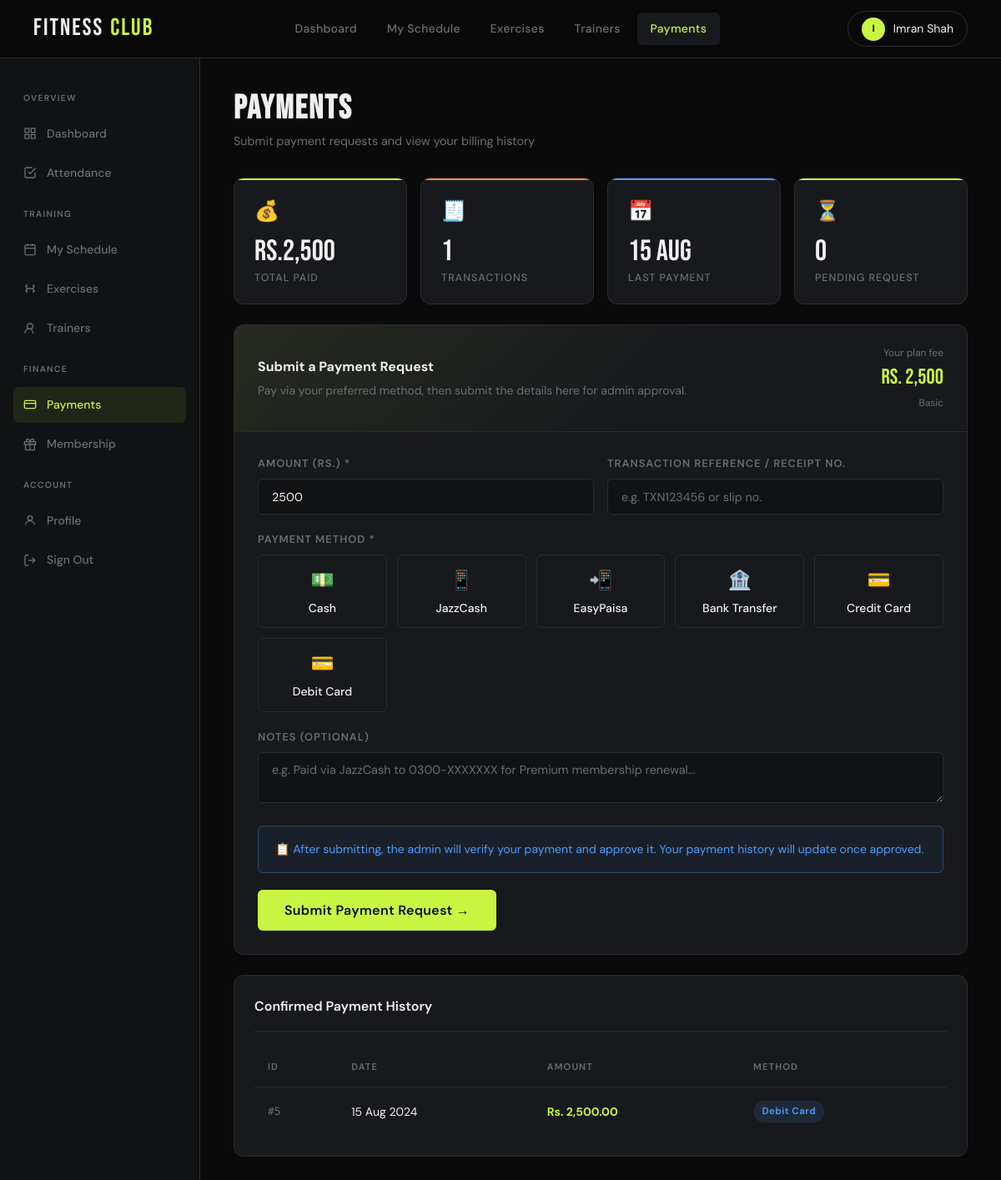
Screenshot of /user/my_payments.php (signed in) with the database file from the repository.
### tables this page shows
CREATE TABLE `payment` (
  `PaymentID` int(11) NOT NULL,
  `MemberID` int(11) DEFAULT NULL,
  `Amount` decimal(10,2) DEFAULT NULL,
  `Date` date DEFAULT NULL,
  `PaymentMethod` varchar(50) DEFAULT NULL
);

CREATE TABLE `membership` (
  `MembershipTypeID` int(11) NOT NULL,
  `TypeName` varchar(50) DEFAULT NULL,
  `DurationMonths` int(11) DEFAULT NULL,
  `Price` decimal(10,2) DEFAULT NULL
);

### user/my_payments.php (the view, shortened to what this page needs)
<?php
require_once 'user_db.php';
$uid = $_SESSION['user_id'];
$payments       = $conn->query("SELECT * FROM Payment WHERE MemberID=$uid ORDER BY Date DESC");
$total_paid     = $conn->query("SELECT SUM(Amount) as t FROM Payment WHERE MemberID=$uid")->fetch_assoc()['t'] ?? 0;
$payment_count  = $conn->query("SELECT COUNT(*) as c FROM Payment WHERE MemberID=$uid")->fetch_assoc()['c'];
$last_payment   = $conn->query("SELECT * FROM Payment WHERE MemberID=$uid ORDER BY Date DESC LIMIT 1")->fetch_assoc();
$pending_req    = $conn->query("SELECT * FROM payment_requests WHERE MemberID=$uid AND Status='Pending' ORDER BY RequestedAt DESC LIMIT 1")->fetch_assoc();
$member_plan = $conn->query("SELECT mt.Price, mt.TypeName FROM Member m JOIN Membership mt ON m.MembershipTypeID=mt.MembershipTypeID WHERE m.MemberID=$uid")->fetch_assoc();
require_once 'user_header.php';
?>
<div class="page-header">
    <h1>PAYMENTS</h1>
    <p>Submit payment requests and view your billing history</p>
</div>
<div class="stat-grid" style="grid-template-columns:repeat(4,1fr);margin-bottom:1.5rem;">
    <div class="stat-card">
        <div class="stat-icon">💰</div>
        <div class="stat-value">Rs.<?= number_format($total_paid) ?></div>
        <div class="stat-label">Total Paid</div>
    </div>
    <div class="stat-card accent">
        <div class="stat-icon">🧾</div>
        <div class="stat-value"><?= $payment_count ?></div>
        <div class="stat-label">Transactions</div>
    </div>
    <div class="stat-card accent2">
        <div class="stat-icon">📅</div>
        <div class="stat-value"><?= $last_payment ? date('d M', strtotime($last_payment['Date'])) : '—' ?></div>
        <div class="stat-label">Last Payment</div>
    </div>
    <div class="stat-card">
        <div class="stat-icon">⏳</div>
        <div class="stat-value"><?= $pending_req ? '1' : '0' ?></div>
        <div class="stat-label">Pending Request</div>
    </div>
</div>
<?php if (!$pending_req): ?>
<div class="request-form-card">
    <div class="request-form-header">
        <div>
            <div style="font-size:1rem;font-weight:700;margin-bottom:0.25rem;">Submit a Payment Request</div>
            <div class="text-sm text-muted">Pay via your preferred method, then submit the details here for admin approval.</div>
        </div>
        <?php if ($member_plan): ?>
        <div style="text-align:right;">
            <div class="text-xs text-muted">Your plan fee</div>
            <div style="font-family:var(--font-display);font-size:1.6rem;color:var(--lime);">Rs. <?= number_format($member_plan['Price']) ?></div>
            <div class="text-xs text-muted"><?= htmlspecialchars($member_plan['TypeName']) ?></div>
        </div>
        <?php endif; ?>
    </div>
    <form method="POST" style="padding:1.75rem;">
        <div class="form-row">
            <div class="form-group">
                <label class="form-label">Amount (Rs.) *</label>
                <input type="number" name="amount" class="form-control"
                    placeholder="Enter amount"
                    value="<?= $member_plan ? intval($member_plan['Price']) : '' ?>"
                    min="1" step="0.01" required>
            </div>
            <div class="form-group">
                <label class="form-label">Transaction Reference / Receipt No.</label>
                <input type="text" name="transaction_ref" class="form-control"
                    placeholder="e.g. TXN123456 or slip no.">
            </div>
        </div>
        <div class="form-group">
            <label class="form-label">Payment Method *</label>
            <div class="method-grid" id="methodGrid">
                <?php
                $methods = [
                    ['Cash',          '💵'],
                    ['JazzCash',      '📱'],
                    ['EasyPaisa',     '📲'],
                    ['Bank Transfer', '🏦'],
                    ['Credit Card',   '💳'],
                    ['Debit Card',    '💳'],
                ];
                foreach ($methods as [$name, $icon]):
                ?>
                <label class="method-option" onclick="selectMethod(this, '<?= $name ?>')">
                    <span class="method-icon"><?= $icon ?></span>
                    <?= $name ?>
                </label>
                <?php endforeach; ?>
            </div>
        </div>
        <div class="form-group">
            <label class="form-label">Notes (optional)</label>
            <textarea name="notes" class="form-control" rows="2"
                placeholder="e.g. Paid via JazzCash to 0300-XXXXXXX for Premium membership renewal..."></textarea>
        </div>
        <div class="alert alert-info" style="margin-bottom:1.25rem;">
            📋 After submitting, the admin will verify your payment and approve it. Your payment history will update once approved.
        </div>
        <button type="submit" name="submit_request" class="btn btn-primary btn-lg">Submit Payment Request →</button>
    </form>
</div>
<?php endif; ?>
<div class="card">
    <div class="card-header">
        <div class="card-title">Confirmed Payment History</div>
    </div>
    <?php if ($payments->num_rows > 0): ?>
    <div class="table-wrap">
        <table>
            <thead>
                <tr><th>ID</th><th>Date</th><th>Amount</th><th>Method</th></tr>
            </thead>
            <tbody>
                <?php while ($p = $payments->fetch_assoc()): ?>
                <tr>
                    <td class="text-muted" style="font-family:var(--font-mono);font-size:0.8rem;">#<?= $p['PaymentID'] ?></td>
                    <td><?= date('d M Y', strtotime($p['Date'])) ?></td>
                    <td><strong style="color:var(--lime);">Rs. <?= number_format($p['Amount'], 2) ?></strong></td>
                    <td>
                        <?php
                        $bc = 'badge-gray';
                        if (str_contains($p['PaymentMethod'], 'Card')) $bc = 'badge-blue';
                        elseif ($p['PaymentMethod'] === 'Cash') $bc = 'badge-green';
                        elseif (in_array($p['PaymentMethod'], ['JazzCash','EasyPaisa'])) $bc = 'badge-orange';
                        ?>
                        <span class="badge <?= $bc ?>"><?= htmlspecialchars($p['PaymentMethod']) ?></span>
                    </td>
                </tr>
                <?php endwhile; ?>
            </tbody>
        </table>
    </div>
    <?php endif; ?>
</div>
<?php require_once 'user_footer.php'; ?>

### user/style.css (style rules this page uses)
:root { --black: #0a0a0a; --dark: #111214; --card: #18191d; --border: #2a2b30; --lime: #c8f542; --lime-dim: #9bbf28; --white: #f0f0f0; --muted: #6b6d76; --red: #ff4545; --orange: #ff8c42; --blue: #4a9eff; --radius: 12px; --radius-sm: 6px; --font-display: 'Bebas Neue', sans-serif; --font-body: 'DM Sans', sans-serif; --font-mono: 'DM Mono', monospace; }
*, *::before, *::after { box-sizing: border-box; margin: 0; padding: 0; }
html { scroll-behavior: smooth; }
body { font-family: var(--font-body); background: var(--black); color: var(--white); line-height: 1.6; min-height: 100vh; }
.btn { display: inline-flex; align-items: center; gap: 0.5rem; padding: 0.65rem 1.5rem; border-radius: var(--radius-sm); font-family: var(--font-body); font-size: 0.875rem; font-weight: 600; cursor: pointer; border: none; text-decoration: none; transition: all 0.2s; letter-spacing: 0.02em; white-space: nowrap; }
.btn-primary { background: var(--lime); color: var(--black); }
.btn-lg { padding: 0.9rem 2rem; font-size: 1rem; }
.card { background: var(--card); border: 1px solid var(--border); border-radius: var(--radius); padding: 1.5rem; }
.card-header { display: flex; align-items: center; justify-content: space-between; margin-bottom: 1.25rem; padding-bottom: 1rem; border-bottom: 1px solid var(--border); }
.card-title { font-size: 1rem; font-weight: 600; color: var(--white); }
.stat-grid { display: grid; grid-template-columns: repeat(auto-fill, minmax(200px, 1fr)); gap: 1rem; margin-bottom: 2rem; }
.stat-card { background: var(--card); border: 1px solid var(--border); border-radius: var(--radius); padding: 1.25rem 1.5rem; position: relative; overflow: hidden; transition: border-color 0.2s, transform 0.2s; }
.stat-card::before { content: ''; position: absolute; top: 0; left: 0; right: 0; height: 2px; background: var(--lime); }
.stat-icon { font-size: 1.5rem; margin-bottom: 0.75rem; }
.stat-value { font-family: var(--font-display); font-size: 2.2rem; line-height: 1; color: var(--white); margin-bottom: 0.25rem; }
.stat-label { font-size: 0.78rem; color: var(--muted); text-transform: uppercase; letter-spacing: 0.08em; font-weight: 500; }
.stat-card.accent::before { background: var(--orange); }
.stat-card.accent2::before { background: var(--blue); }
.table-wrap { overflow-x: auto; border-radius: var(--radius); }
table { width: 100%; border-collapse: collapse; font-size: 0.875rem; }
thead th { padding: 0.875rem 1rem; text-align: left; font-size: 0.7rem; text-transform: uppercase; letter-spacing: 0.1em; color: var(--muted); font-weight: 600; border-bottom: 1px solid var(--border); white-space: nowrap; }
tbody td { padding: 1rem; border-bottom: 1px solid rgba(42,43,48,0.5); color: var(--white); }
tbody tr:last-child td { border-bottom: none; }
.badge { display: inline-flex; align-items: center; padding: 0.25rem 0.65rem; border-radius: 99px; font-size: 0.72rem; font-weight: 600; letter-spacing: 0.04em; white-space: nowrap; }
.badge-blue { background: rgba(74,158,255,0.12); color: var(--blue); }
.form-group { margin-bottom: 1.25rem; }
.form-label { display: block; font-size: 0.8rem; font-weight: 600; color: var(--muted); text-transform: uppercase; letter-spacing: 0.08em; margin-bottom: 0.5rem; }
.form-control { width: 100%; background: var(--dark); border: 1px solid var(--border); border-radius: var(--radius-sm); padding: 0.7rem 1rem; color: var(--white); font-family: var(--font-body); font-size: 0.9rem; transition: border-color 0.2s, box-shadow 0.2s; -webkit-appearance: none; }
.form-control::placeholder { color: var(--muted); }
.form-row { display: grid; grid-template-columns: 1fr 1fr; gap: 1rem; }
.alert { padding: 1rem 1.25rem; border-radius: var(--radius-sm); margin-bottom: 1rem; display: flex; align-items: flex-start; gap: 0.75rem; font-size: 0.875rem; border: 1px solid; }
.alert-info { background: rgba(74,158,255,0.06); border-color: rgba(74,158,255,0.3); color: var(--blue); }
.page-header { margin-bottom: 2rem; }
.page-header h1 { font-family: var(--font-display); font-size: 2.5rem; letter-spacing: 2px; color: var(--white); line-height: 1; }
.page-header p { color: var(--muted); margin-top: 0.5rem; font-size: 0.9rem; }
.text-muted { color: var(--muted); }
.text-sm { font-size: 0.875rem; }
.text-xs { font-size: 0.75rem; }

### rows the page displays
payment: Date "15 Aug", PaymentID "5", Date "15 Aug 2024", Amount "2,500.00", PaymentMethod "Debit Card"
membership: Price "2,500", TypeName "Basic", amount "2500"

### other values shown
$initials "I"
$_SESSION['user_name'] "Imran Shah"
$total_paid "2,500"
$payment_count "1"
$icon "💵"
$name "Cash"
$icon "📱"
$name "JazzCash"
$icon "📲"
$name "EasyPaisa"
$icon "🏦"
$name "Bank Transfer"
$icon "💳"
$name "Credit Card"
$name "Debit Card"
